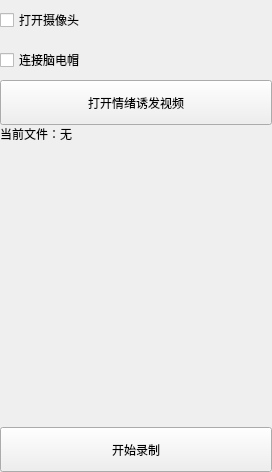
<?xml version="1.0" encoding="UTF-8"?>
<ui version="4.0">
 <class>subTools</class>
 <widget class="QWidget" name="subTools">
  <property name="geometry">
   <rect>
    <x>0</x>
    <y>0</y>
    <width>272</width>
    <height>472</height>
   </rect>
  </property>
  <property name="windowTitle">
   <string>Form</string>
  </property>
  <layout class="QVBoxLayout" name="verticalLayout_2">
   <property name="spacing">
    <number>0</number>
   </property>
   <property name="leftMargin">
    <number>0</number>
   </property>
   <property name="topMargin">
    <number>0</number>
   </property>
   <property name="rightMargin">
    <number>0</number>
   </property>
   <property name="bottomMargin">
    <number>0</number>
   </property>
   <item>
    <widget class="QWidget" name="widget" native="true">
     <layout class="QVBoxLayout" name="verticalLayout">
      <property name="spacing">
       <number>0</number>
      </property>
      <property name="sizeConstraint">
       <enum>QLayout::SetMaximumSize</enum>
      </property>
      <property name="leftMargin">
       <number>0</number>
      </property>
      <property name="topMargin">
       <number>0</number>
      </property>
      <property name="rightMargin">
       <number>0</number>
      </property>
      <property name="bottomMargin">
       <number>0</number>
      </property>
      <item>
       <widget class="QCheckBox" name="stCbCamera">
        <property name="maximumSize">
         <size>
          <width>16777215</width>
          <height>40</height>
         </size>
        </property>
        <property name="text">
         <string>打开摄像头</string>
        </property>
       </widget>
      </item>
      <item>
       <widget class="QCheckBox" name="stCbNao">
        <property name="maximumSize">
         <size>
          <width>16777215</width>
          <height>40</height>
         </size>
        </property>
        <property name="text">
         <string>连接脑电帽</string>
        </property>
       </widget>
      </item>
      <item>
       <widget class="QPushButton" name="stBtnChooseSubVideo">
        <property name="maximumSize">
         <size>
          <width>16777215</width>
          <height>45</height>
         </size>
        </property>
        <property name="text">
         <string>打开情绪诱发视频</string>
        </property>
       </widget>
      </item>
      <item>
       <widget class="QLabel" name="stLbCurrFile">
        <property name="minimumSize">
         <size>
          <width>0</width>
          <height>50</height>
         </size>
        </property>
        <property name="maximumSize">
         <size>
          <width>16777215</width>
          <height>16777215</height>
         </size>
        </property>
        <property name="text">
         <string>当前文件：无</string>
        </property>
        <property name="alignment">
         <set>Qt::AlignLeading|Qt::AlignLeft|Qt::AlignTop</set>
        </property>
        <property name="margin">
         <number>10</number>
        </property>
       </widget>
      </item>
     </layout>
    </widget>
   </item>
   <item>
    <widget class="QPushButton" name="stBtnStartRecord">
     <property name="minimumSize">
      <size>
       <width>0</width>
       <height>45</height>
      </size>
     </property>
     <property name="maximumSize">
      <size>
       <width>16777215</width>
       <height>16777215</height>
      </size>
     </property>
     <property name="text">
      <string>开始录制</string>
     </property>
    </widget>
   </item>
  </layout>
 </widget>
 <resources/>
 <connections/>
</ui>
